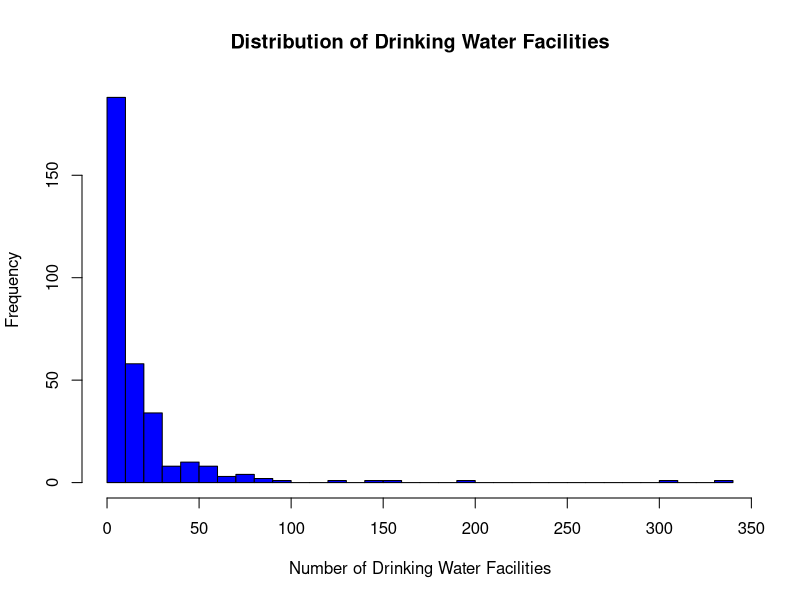
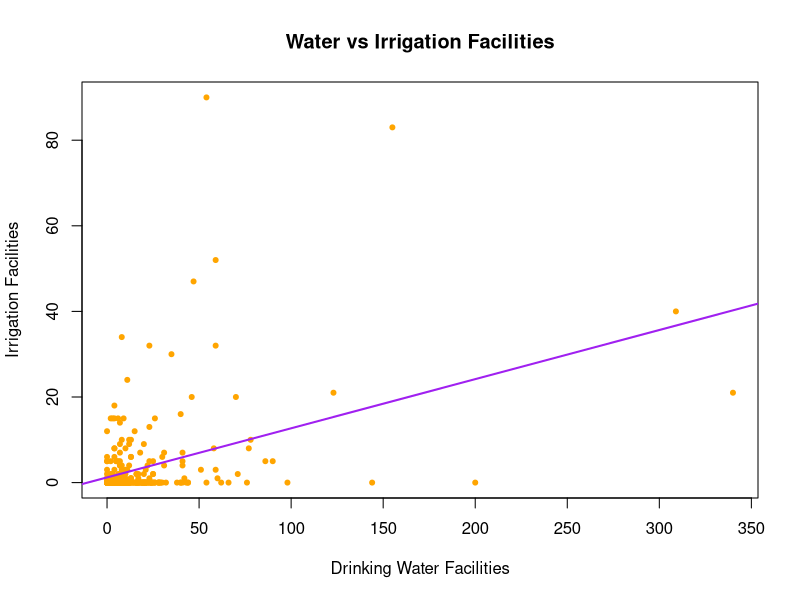

The R source for these figures, in order:
setwd("~/DataScienceTue3")
india <- read.csv('india.csv')
head(india)
dim(india)
india[1,]
mean(india$female)
sum(india$female == 1)
mean(india$water)
mean(india$water[india$female == 1])
mean(india$water[india$female == 0])
mean(india$water[india$female == 1]) - mean(india$water[india$female == 0])
hist(india$water, 
     main = "Distribution of Drinking Water Facilities",
     xlab = "Number of Drinking Water Facilities",
     col = "blue", 
     breaks = 40)
sum(india$water >= 240 & india$water <= 260)
plot(india$water, india$irrigation,
     main = "Water vs Irrigation Facilities",
     xlab = "Drinking Water Facilities",
     ylab = "Irrigation Facilities",
     col = "orange",
     pch = 20)
model <- lm(irrigation ~ water, data = india)
abline(model, col = "purple", lwd = 2)
cor(india$water, india$irrigation)
